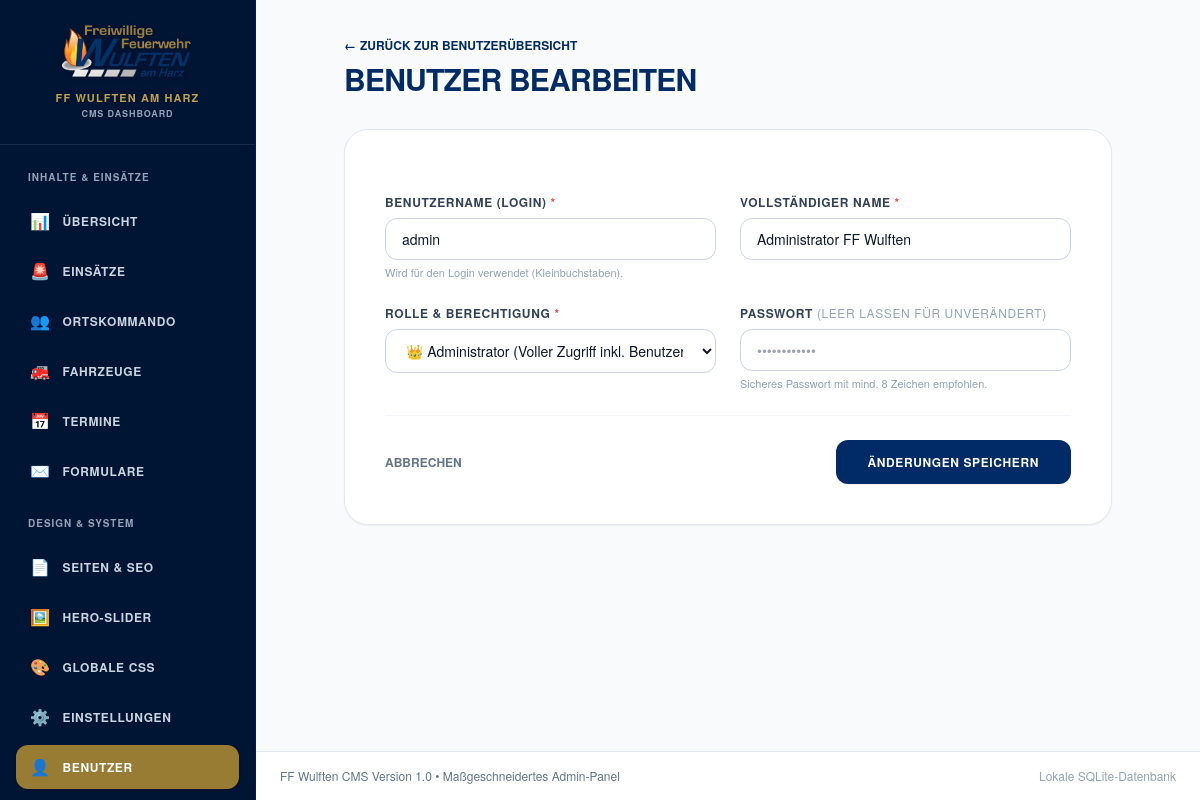
The page /admin/user-edit.php?id=1 (signed in) on the database its author committed.
### tables this page shows
CREATE TABLE users (
    id INTEGER PRIMARY KEY AUTOINCREMENT,
    username VARCHAR(50) NOT NULL UNIQUE,
    password_hash VARCHAR(255) NOT NULL,
    full_name VARCHAR(100) NOT NULL,
    role VARCHAR(20) DEFAULT 'admin',
    last_login DATETIME,
    created_at DATETIME DEFAULT CURRENT_TIMESTAMP
);

### src/Helpers.php (called while the page is built, shortened)
<?php
function e(?string $value): string {
    return htmlspecialchars($value ?? '', ENT_QUOTES | ENT_SUBSTITUTE, 'UTF-8');
}

### admin/user-edit.php (the view, shortened to what this page needs)
<?php
require_once __DIR__ . '/../src/Helpers.php';
$db = Database::getConnection();
$id = isset($_GET['id']) ? (int)$_GET['id'] : 0;
$userItem = null;
if ($id > 0) {
    $stmt = $db->prepare('SELECT * FROM users WHERE id = ? LIMIT 1');
    $stmt->execute([$id]);
    $userItem = $stmt->fetch();
}
$isEdit = !empty($userItem);
require_once __DIR__ . '/includes/admin_header.php';
?>
<div class="max-w-3xl mx-auto space-y-8">
  <div>
    <a href="/admin/users.php" class="text-xs font-bold text-navy hover:text-sand uppercase inline-flex items-center gap-1 mb-2">
      <span>&larr;</span> Zurück zur Benutzerübersicht
    </a>
    <h1 class="text-2xl sm:text-3xl font-extrabold text-navy uppercase tracking-tight">
      <?= $isEdit ? 'Benutzer bearbeiten' : 'Neuen Benutzer anlegen' ?>
    </h1>
  </div>
  <div class="light-panel rounded-3xl p-6 sm:p-10 border border-slate-200 shadow-sm bg-white">
    <form action="" method="POST" class="space-y-6">
      <div class="grid grid-cols-1 sm:grid-cols-2 gap-6">
        <div>
          <label class="block text-xs font-bold uppercase tracking-wider text-slate-700 mb-2">
            Benutzername (Login) <span class="text-red-500">*</span>
          </label>
          <input type="text" name="username" required value="<?= $isEdit ? e($userItem['username']) : '' ?>" placeholder="z.B. mmueeller oder s_lindemann" class="light-input w-full rounded-xl px-4 py-2.5 text-sm font-medium">
          <span class="text-[11px] text-slate-400 mt-1 block">Wird für den Login verwendet (Kleinbuchstaben).</span>
        </div>
        <div>
          <label class="block text-xs font-bold uppercase tracking-wider text-slate-700 mb-2">
            Vollständiger Name <span class="text-red-500">*</span>
          </label>
          <input type="text" name="full_name" required value="<?= $isEdit ? e($userItem['full_name']) : '' ?>" placeholder="z.B. Michael Müller" class="light-input w-full rounded-xl px-4 py-2.5 text-sm font-medium">
        </div>
      </div>
      <div class="grid grid-cols-1 sm:grid-cols-2 gap-6">
        <div>
          <label class="block text-xs font-bold uppercase tracking-wider text-slate-700 mb-2">
            Rolle & Berechtigung <span class="text-red-500">*</span>
          </label>
          <select name="role" required class="light-input w-full rounded-xl px-4 py-2.5 text-sm font-medium">
            <option value="admin" <?= ($isEdit && $userItem['role'] === 'admin') ? 'selected' : '' ?>>
              👑 Administrator (Voller Zugriff inkl. Benutzer)
            </option>
          </select>
        </div>
        <div>
          <label class="block text-xs font-bold uppercase tracking-wider text-slate-700 mb-2">
            Passwort <?= $isEdit ? '<span class="text-slate-400 font-normal">(leer lassen für unverändert)</span>' : '<span class="text-red-500">*</span>' ?>
          </label>
          <input type="password" name="password" <?= $isEdit ? '' : 'required' ?> placeholder="••••••••••••" class="light-input w-full rounded-xl px-4 py-2.5 text-sm font-medium">
          <span class="text-[11px] text-slate-400 mt-1 block">Sicheres Passwort mit mind. 8 Zeichen empfohlen.</span>
        </div>
      </div>
      <div class="pt-6 border-t border-slate-100 flex items-center justify-between">
        <a href="/admin/users.php" class="text-xs font-bold uppercase text-slate-500 hover:text-navy transition">
          Abbrechen
        </a>
        <button type="submit" class="px-8 py-3.5 rounded-xl bg-navy hover:bg-navy-dark text-white font-extrabold uppercase tracking-wider text-xs transition shadow-sm">
          <?= $isEdit ? 'Änderungen speichern' : 'Benutzer erstellen' ?>
        </button>
      </div>
    </form>
  </div>
</div>
<?php require_once __DIR__ . '/includes/admin_footer.php'; ?>

### assets/css/custom.css (style rules this page uses)
:root { --color-navy: #002b66; --color-navy-dark: #00193d; --color-navy-surface: #f1f5f9; --color-sand: #997c33; --color-sand-light: #bfa04e; --color-sand-dark: #786022; --color-alarm: #dc2626; --color-bg-main: #f8fafc; --color-card-bg: #ffffff; --font-sans: 'Helvetica Neue', Helvetica, Arial, -apple-system, BlinkMacSystemFont, 'Segoe UI', Roboto, sans-serif; --font-eurostile: 'Helvetica Neue', Helvetica, Arial, -apple-system, BlinkMacSystemFont, 'Segoe UI', Roboto, sans-serif; }
body { font-family: var(--font-sans); background-color: var(--color-bg-main); color: #334155; overflow-x: hidden; -webkit-font-smoothing: antialiased; }
h1, h2, h3, h4, h5, h6 { font-family: var(--font-sans); color: var(--color-navy); letter-spacing: 0.02em; }
.glass-panel, .light-panel { background: #ffffff; border: 1px solid #e2e8f0; box-shadow: 0 10px 25px -5px rgba(0, 43, 102, 0.07); }
.glass-input, .light-input { background: #ffffff; border: 1px solid #cbd5e1; color: #0f172a; transition: all 0.2s ease; }

### rows shown on the page
users: username "admin", full_name "Administrator FF Wulften", role "👑 Administrator (Voller Zugriff inkl. Benutzer)"
